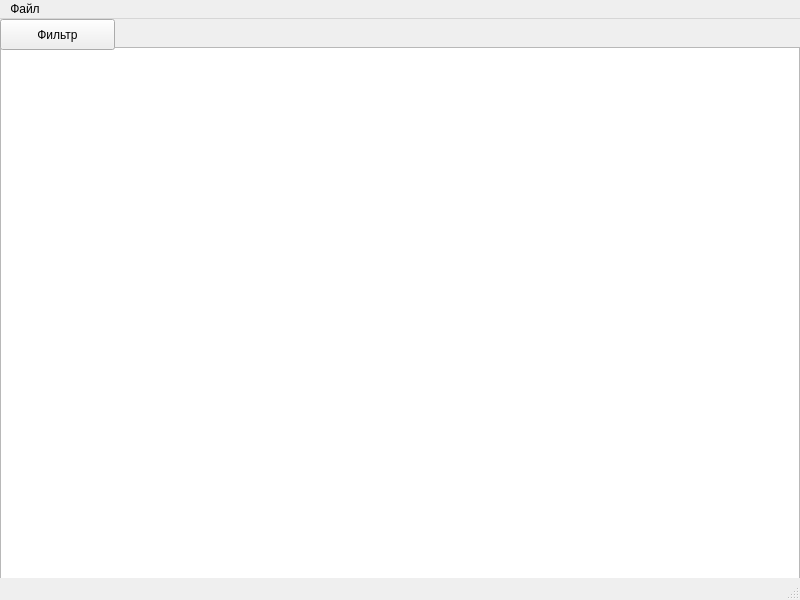
<?xml version="1.0" encoding="UTF-8"?>
<ui version="4.0">
 <class>MainWindow</class>
 <widget class="QMainWindow" name="MainWindow">
  <property name="geometry">
   <rect>
    <x>0</x>
    <y>0</y>
    <width>800</width>
    <height>600</height>
   </rect>
  </property>
  <property name="maximumSize">
   <size>
    <width>1920</width>
    <height>1080</height>
   </size>
  </property>
  <property name="windowTitle">
   <string>MainWindow</string>
  </property>
  <widget class="QWidget" name="centralwidget">
   <widget class="QTableView" name="tableView">
    <property name="geometry">
     <rect>
      <x>0</x>
      <y>28</y>
      <width>800</width>
      <height>551</height>
     </rect>
    </property>
    <property name="maximumSize">
     <size>
      <width>1920</width>
      <height>1080</height>
     </size>
    </property>
   </widget>
   <widget class="QPushButton" name="pushButton">
    <property name="geometry">
     <rect>
      <x>0</x>
      <y>0</y>
      <width>115</width>
      <height>31</height>
     </rect>
    </property>
    <property name="text">
     <string>Фильтр</string>
    </property>
   </widget>
  </widget>
  <widget class="QMenuBar" name="menubar">
   <property name="geometry">
    <rect>
     <x>0</x>
     <y>0</y>
     <width>800</width>
     <height>22</height>
    </rect>
   </property>
   <widget class="QMenu" name="menuFile">
    <property name="title">
     <string>Файл</string>
    </property>
    <addaction name="actionOpen"/>
   </widget>
   <addaction name="menuFile"/>
  </widget>
  <widget class="QStatusBar" name="statusbar"/>
  <action name="actionOpen">
   <property name="text">
    <string>Open</string>
   </property>
  </action>
 </widget>
 <resources/>
 <connections/>
</ui>
